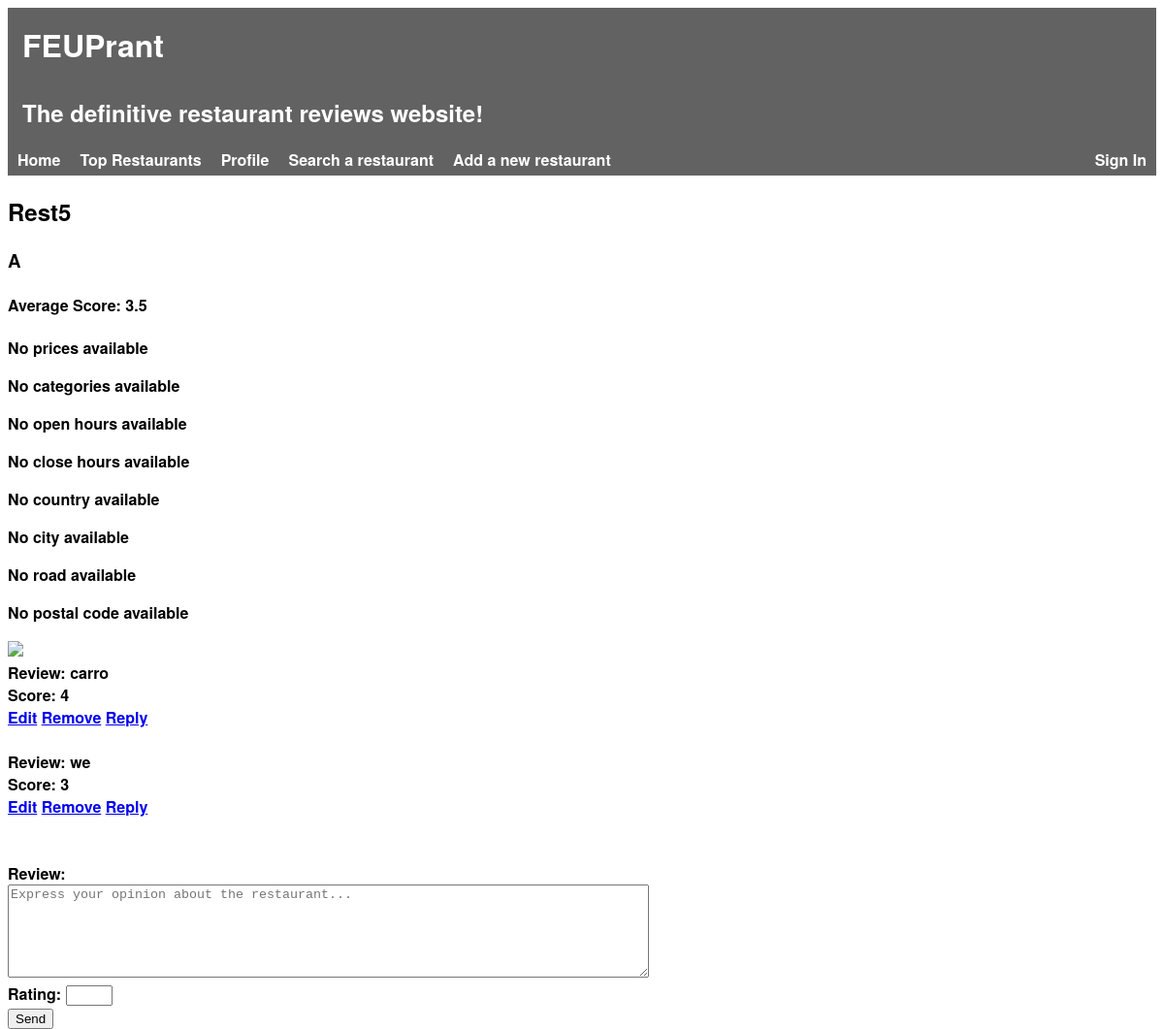
Page /templates/restaurant.php?idRestaurant=5 on the earlier database version.
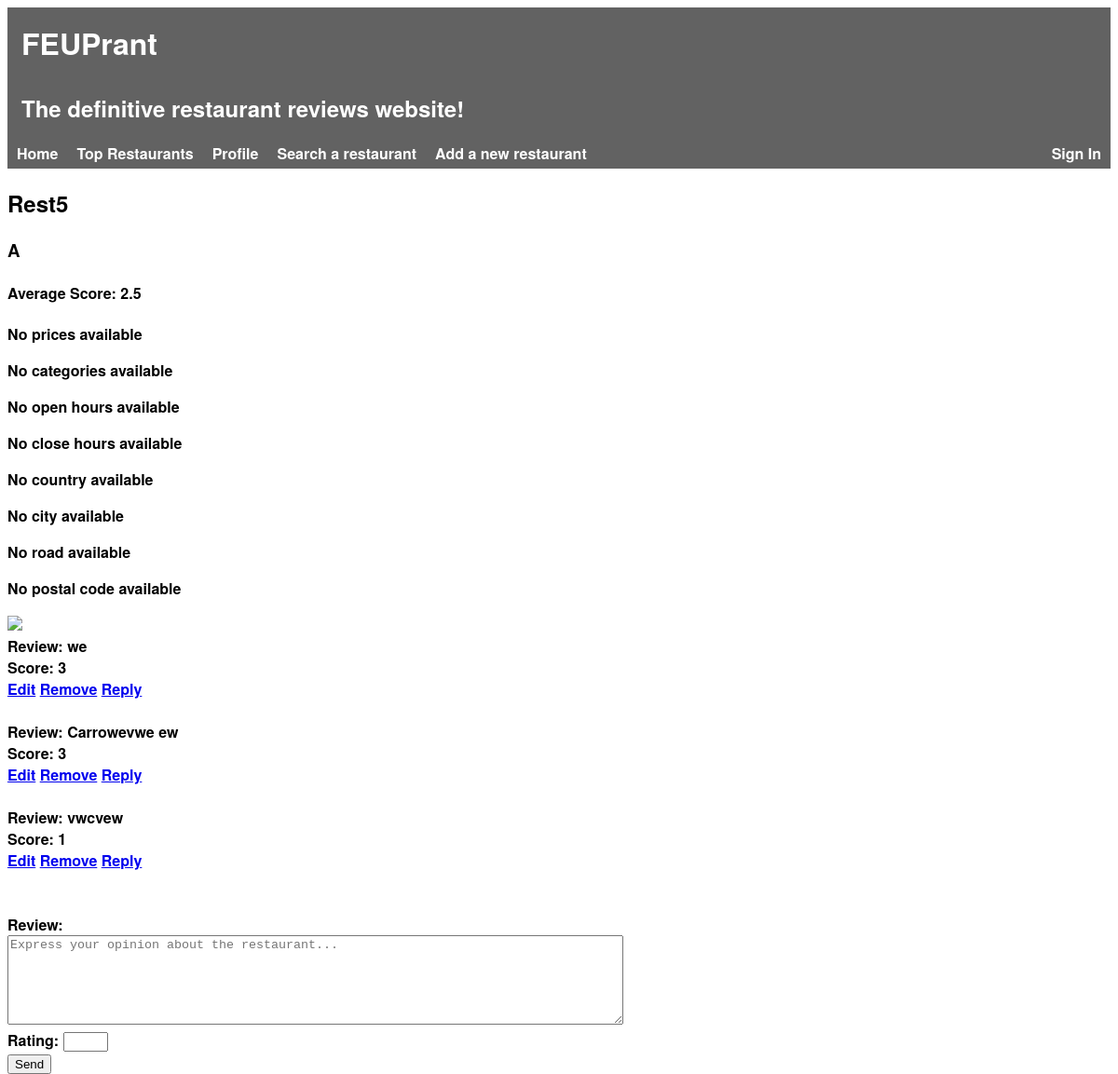
Same page on the later database version.
### tables this page shows
CREATE TABLE Restaurant(
    idRestaurant        INTEGER PRIMARY KEY AUTOINCREMENT,
    name                STRING NOT NULL,
    description         STRING NOT NULL,
    score               FLOAT NOT NULL,

    idOwner             INTEGER REFERENCES Owner(idOwner),
    idRestaurantInfo    INTEGER REFERENCES RestaurantInfo(idRestaurantInfo)
);

CREATE TABLE Review(
    idReview        INTEGER PRIMARY KEY AUTOINCREMENT,
    score           INTEGER NOT NULL,
    comment         STRING,

    idRestaurant    INTEGER REFERENCES Restaurant(idRestaurant),
    idUser          INTEGER REFERENCES User(idUser)
);

### templates/constants.php (called while the page is built, shortened)
<?php
    $LOGIN_KEY = 'loginStatus';
?>

### database/db_restaurants.php (called while the page is built, shortened)
<?php
function getRestaurantById($idRestaurant) {
    global $db;
    $stmt = $db->prepare('SELECT * FROM Restaurant WHERE idRestaurant = :id');
    $stmt->bindParam(':id', $idRestaurant);
    $stmt->execute();
    return $stmt->fetch();
}
?>

### database/db_restaurants_info.php (called while the page is built, shortened)
<?php
    function getInfoById($idRestaurantInfo) {
        global $db;
        $stmt = $db->prepare('SELECT * FROM RestaurantInfo WHERE idRestaurantInfo = :id');
        $stmt->bindParam(':id', $idRestaurantInfo);
        $stmt->execute();
        return $stmt->fetch();
    }
?>

### database/db_localization.php (called while the page is built, shortened)
<?php
    function getLocalizationById($idLocalization) {
        global $db;
        $stmt = $db->prepare('SELECT * FROM Localization WHERE idLocalization = :id');
        $stmt->bindParam(':id', $idLocalization);
        $stmt->execute();
        return $stmt->fetch();
    }
?>

### database/db_photo.php (called while the page is built, shortened)
<?php
    function getPhotoById($idRestaurantInfo) {
        global $db;
        $stmt = $db->prepare('SELECT * FROM PhotoRestaurant WHERE idRestaurantInfo = :id');
        $stmt->bindParam(':id', $idRestaurantInfo);
        $stmt->execute();
        return $stmt->fetch();
    }
?>

### database/db_review.php (called while the page is built, shortened)
<?php
    function getAllReviews($id) {
        global $db;
        $stmt = $db->prepare('SELECT * FROM Review WHERE idRestaurant = :id');
        $stmt->bindParam(':id', $id);
        $stmt->execute();
        return $stmt->fetchAll();
    }
?>

### templates/restaurant.php (the view, shortened to what this page needs)
<?php
    include_once('../database/connection.php');
    include_once('../database/db_restaurants.php');
    include_once('../database/db_restaurants_info.php');
    include_once('../database/db_photo.php');
    include_once('../database/db_localization.php');
    include_once('../database/db_review.php');
    if(isset($_GET['idRestaurant'])) {
        $restaurant = getRestaurantById($_GET['idRestaurant']);
    } else {
        $_SESSION['idRestaurant'] = $_SESSION['restaurant'];
        $restaurant = $_SESSION['restaurant'];
        if($restaurant == false)
            die('There was no restaurant with the specified id');
    }
    $info = getInfoById($restaurant['idRestaurantInfo']);
    $localization = getLocalizationById($info['idLocalization']);
    $photo = getPhotoById($info['idRestaurantInfo']);
    $reviews = getAllReviews($_GET['idRestaurant']);
    include_once('header.php');
?>
<section>
    <div id='restaurant'>
        <h2><?=$restaurant['name']?></h2>
        <h3><?=$restaurant['description']?></h3>
        <h4>Average Score: <?=$restaurant['score']?></h3>
    <div id='restaurantInfo'>
        <?php if($info['price']) { ?>
            <p>Price: <?=$info['price']?></p>
        <?php } else { ?>
            <p>No prices available</p>
        <?php } ?>
        <?php if($info['category']) { ?>
            <p>Categories: <?=$info['category']?></p>
        <?php } else { ?>
            <p>No categories available</p>
        <?php } ?>
        <?php if($info['openHours']) { ?>
            <p>Open Hours: <?=$info['openHours']?></p>
        <?php } else { ?>
            <p>No open hours available</p>
        <?php } ?>
        <?php if($info['closeHours']) { ?>
            <p>Close hours: <?=$info['closeHours']?></p>
        <?php } else { ?>
            <p>No close hours available</p>
        <?php } ?>
    </div>
    <div id="localization">
        <?php if($localization['country']) { ?>
            <p>Country: <?=$localization['country']?></p>
        <?php } else { ?>
            <p>No country available</p>
        <?php } ?>
        <?php if($localization['city']) { ?>
            <p>City: <?=$localization['city']?></p>
        <?php } else { ?>
            <p>No city available</p>
        <?php } ?>
        <?php if($localization['road']) { ?>
            <p>Road: <?=$localization['road']?></p>
        <?php } else { ?>
            <p>No road available</p>
        <?php } ?>
        <?php if($localization['postalCode']) { ?>
            <p>Postal Code: <?=$localization['postalCode']?></p>
        <?php } else { ?>
            <p>No postal code available</p>
        <?php } ?>
    </div>
    <div id="photos">
            <img src="../images/originals/<?=$photo['idPhoto']?>.jpg">
    </div>
    <div id='reviews'>
        <?php if($reviews)
            foreach($reviews as $review) { ?>
                <label>Review: </label><?=$review['comment']?>
                <br>
                <label>Score: </label><?=$review['score']?>
                <br>
                <a href="edit_review.php?idReview=<?=$review['idReview']?>">Edit</a>
                <a href="../database/action_delete_review.php?idReview=<?=$review['idReview']?>">Remove</a>
                <a href="reply_review.php?idReview=<?=$review['idReview']?>">Reply</a>
                <br><br>
            <?php } ?>
    </div>
    <?php include_once('write_review.php'); ?>
</section>

### templates/header.php (shortened to what this page needs)
<!DOCTYPE html>
<html>
    <head>
		<link rel="stylesheet" href="../css/style.css">
        <link rel="stylesheet" href="../css/alert.css">
        <link rel="stylesheet" href="../css/header.css">
        <link rel="stylesheet" href="../css/login_dropdown.css">
        <link rel="stylesheet" href="../css/user_dropdown.css">
    </head>
    <body>
        <div id="header">
            <h1>FEUPrant</h1>
            <h2>The definitive restaurant reviews website!</h2>
        </div>
        <div id="nav-btns" class="nav-btns">
            <ul>
                <li><a href="../pages/index.php">Home</a></li>
                <li><a href="../pages/top_restaurants.php">Top Restaurants</a></li>
                <li><a href="#">Profile</a></li>
                <li><a href="../pages/search_restaurant.php">Search a restaurant</a></li>
                <li><a href="../pages/add_restaurant.php">Add a new restaurant</a></li>
                <div id="user-info">
                    <?php
                        if (isset($_SESSION['username'])) {
                            include_once("../templates/user_dropdown.php");
                        } else {
                            include_once("../templates/login_dropdown.php");
                        }
                    ?>
                </div>
            </ul>
        </div>

### templates/login_dropdown.php (shortened to what this page needs)
<?php include_once('../templates/constants.php'); ?>
<div class="login-dropdown">
    <?php
        if(isset($_SESSION[$LOGIN_KEY]))
            echo '<a class="header-elem-active" href="#">Sign In</a>';
        else
            echo '<a href="#">Sign In</a>';
    ?>
</div>

### templates/write_review.php (shortened to what this page needs)
<div class="form-component">
    <form action="../database/action_write_review.php" method="post">
		<br>
        <label>Review: </label><textarea name="review" required="required" rows="6" cols="80" placeholder='Express your opinion about the restaurant...'></textarea>
        Rating: <input type="number" name="rating" min="0" max="5">
		<br>
        <input type="submit" value="Send">
    </form>
</div>

### css/header.css (style rules this page uses)
html { font-family: 'Helvetica Neue', sans-serif; font-weight: bold; height: 100%; }
#header { background-color: #626262; color: white; padding: 0; }
#header h1, #header h2 { padding: 15px; margin: 0; }
.nav-btns ul { background-color: #626262; list-style-type: none; padding: 0; margin: 0; overflow: hidden; }
.nav-btns li { float: left; background: none; padding: 0; }
.nav-btns a, #back_btn { text-align: center; display: block; padding: 5px 10px; color: white; text-decoration: none; }

### css/login_dropdown.css (style rules this page uses)
.login-dropdown { float: right; position: relative; }
form { max-width: 450px; }

Differences in the rows shown:
removed review: comment "carro", score "4"
changed restaurant "Rest5": score "3.5" → "2.5"
added review: comment "Carrowevwe ew", score "3"
added review: comment "vwcvew", score "1"
